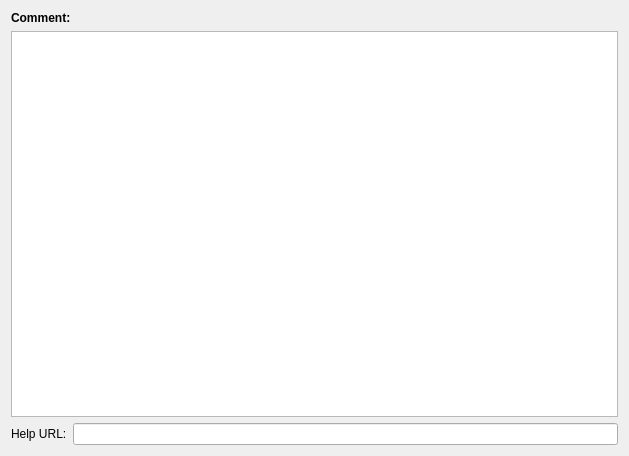
<?xml version="1.0" encoding="UTF-8"?>
<ui version="4.0">
 <class>AttributesVocabulary</class>
 <widget class="QWidget" name="AttributesVocabulary">
  <property name="geometry">
   <rect>
    <x>0</x>
    <y>0</y>
    <width>629</width>
    <height>456</height>
   </rect>
  </property>
  <property name="windowTitle">
   <string>Form</string>
  </property>
  <layout class="QVBoxLayout" name="verticalLayout">
   <item>
    <widget class="QLabel" name="label">
     <property name="text">
      <string>&lt;b&gt;Comment:</string>
     </property>
    </widget>
   </item>
   <item>
    <widget class="QTextEdit" name="textEdit_Comment"/>
   </item>
   <item>
    <layout class="QHBoxLayout" name="horizontalLayout">
     <item>
      <widget class="QLabel" name="label_2">
       <property name="text">
        <string>Help URL:</string>
       </property>
      </widget>
     </item>
     <item>
      <widget class="QLineEdit" name="lineEdit_HelpURL"/>
     </item>
    </layout>
   </item>
  </layout>
 </widget>
 <resources/>
 <connections/>
</ui>
